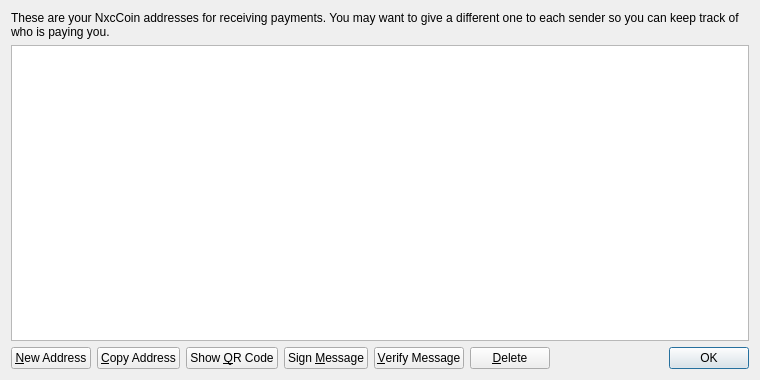
<?xml version="1.0" encoding="UTF-8"?>
<ui version="4.0">
 <class>AddressBookPage</class>
 <widget class="QWidget" name="AddressBookPage">
  <property name="geometry">
   <rect>
    <x>0</x>
    <y>0</y>
    <width>760</width>
    <height>380</height>
   </rect>
  </property>
  <property name="windowTitle">
   <string>Address Book</string>
  </property>
  <layout class="QVBoxLayout" name="verticalLayout">
   <item>
    <widget class="QLabel" name="labelExplanation">
     <property name="text">
      <string>These are your NxcCoin addresses for receiving payments. You may want to give a different one to each sender so you can keep track of who is paying you.</string>
     </property>
     <property name="textFormat">
      <enum>Qt::PlainText</enum>
     </property>
     <property name="wordWrap">
      <bool>true</bool>
     </property>
    </widget>
   </item>
   <item>
    <widget class="QTableView" name="tableView">
     <property name="contextMenuPolicy">
      <enum>Qt::CustomContextMenu</enum>
     </property>
     <property name="toolTip">
      <string>Double-click to edit address or label</string>
     </property>
     <property name="tabKeyNavigation">
      <bool>false</bool>
     </property>
     <property name="alternatingRowColors">
      <bool>true</bool>
     </property>
     <property name="selectionMode">
      <enum>QAbstractItemView::SingleSelection</enum>
     </property>
     <property name="selectionBehavior">
      <enum>QAbstractItemView::SelectRows</enum>
     </property>
     <property name="sortingEnabled">
      <bool>true</bool>
     </property>
     <attribute name="verticalHeaderVisible">
      <bool>false</bool>
     </attribute>
    </widget>
   </item>
   <item>
    <layout class="QHBoxLayout" name="horizontalLayout">
     <item>
      <widget class="QPushButton" name="newAddressButton">
       <property name="toolTip">
        <string>Create a new address</string>
       </property>
       <property name="text">
        <string>&amp;New Address</string>
       </property>
       <property name="icon">
        <iconset resource="../bitcoin.qrc">
         <normaloff>:/icons/add</normaloff>:/icons/add</iconset>
       </property>
      </widget>
     </item>
     <item>
      <widget class="QPushButton" name="copyToClipboard">
       <property name="toolTip">
        <string>Copy the currently selected address to the system clipboard</string>
       </property>
       <property name="text">
        <string>&amp;Copy Address</string>
       </property>
       <property name="icon">
        <iconset resource="../bitcoin.qrc">
         <normaloff>:/icons/editcopy</normaloff>:/icons/editcopy</iconset>
       </property>
      </widget>
     </item>
     <item>
      <widget class="QPushButton" name="showQRCode">
       <property name="text">
        <string>Show &amp;QR Code</string>
       </property>
       <property name="icon">
        <iconset resource="../bitcoin.qrc">
         <normaloff>:/icons/qrcode</normaloff>:/icons/qrcode</iconset>
       </property>
      </widget>
     </item>
     <item>
      <widget class="QPushButton" name="signMessage">
       <property name="toolTip">
        <string>Sign a message to prove you own a NxcCoin address</string>
       </property>
       <property name="text">
        <string>Sign &amp;Message</string>
       </property>
       <property name="icon">
        <iconset resource="../bitcoin.qrc">
         <normaloff>:/icons/edit</normaloff>:/icons/edit</iconset>
       </property>
      </widget>
     </item>
     <item>
      <widget class="QPushButton" name="verifyMessage">
       <property name="toolTip">
        <string>Verify a message to ensure it was signed with a specified NxcCoin address</string>
       </property>
       <property name="text">
        <string>&amp;Verify Message</string>
       </property>
       <property name="icon">
        <iconset resource="../bitcoin.qrc">
         <normaloff>:/icons/transaction_0</normaloff>:/icons/transaction_0</iconset>
       </property>
      </widget>
     </item>
     <item>
      <widget class="QPushButton" name="deleteButton">
       <property name="toolTip">
        <string>Delete the currently selected address from the list</string>
       </property>
       <property name="text">
        <string>&amp;Delete</string>
       </property>
       <property name="icon">
        <iconset resource="../bitcoin.qrc">
         <normaloff>:/icons/remove</normaloff>:/icons/remove</iconset>
       </property>
      </widget>
     </item>
     <item>
      <spacer name="horizontalSpacer">
       <property name="orientation">
        <enum>Qt::Horizontal</enum>
       </property>
       <property name="sizeHint" stdset="0">
        <size>
         <width>40</width>
         <height>20</height>
        </size>
       </property>
      </spacer>
     </item>
     <item>
      <widget class="QDialogButtonBox" name="buttonBox">
       <property name="sizePolicy">
        <sizepolicy hsizetype="Maximum" vsizetype="Fixed">
         <horstretch>0</horstretch>
         <verstretch>0</verstretch>
        </sizepolicy>
       </property>
       <property name="standardButtons">
        <set>QDialogButtonBox::Ok</set>
       </property>
      </widget>
     </item>
    </layout>
   </item>
  </layout>
 </widget>
 <resources>
  <include location="../bitcoin.qrc"/>
 </resources>
 <connections/>
</ui>
